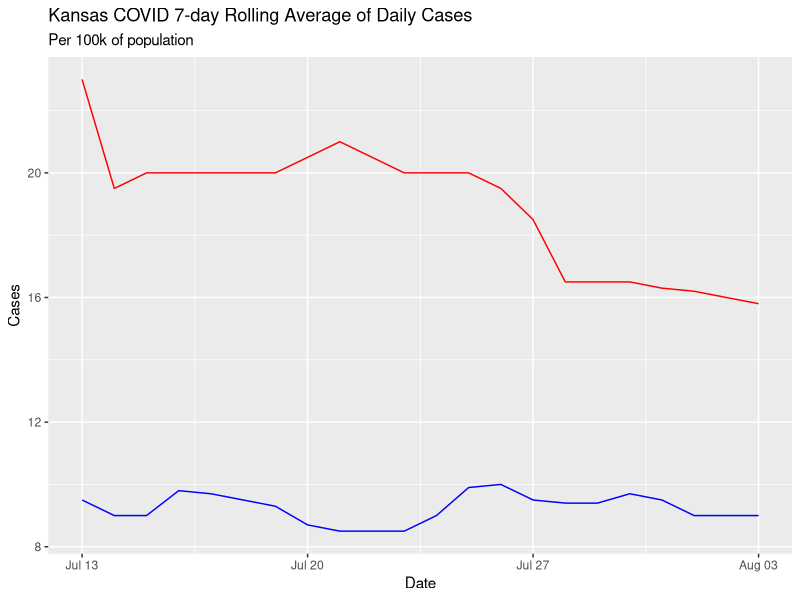

The R source for this figure:
## ---- chunk 1
library(tidyverse) 
library(lubridate)
## ---- chunk 2
Covid_cases <- tribble(
  ~Date, ~Masks, ~No_Masks,
  "13/7/2020", 23, 9.5,
  "14/7/2020", 19.5, 9,
  "15/7/2020", 20, 9,
  "16/7/2020", 20, 9.8,
  "17/7/2020", 20, 9.7,
  "18/7/2020", 20, 9.5,
  "19/7/2020", 20, 9.3,
  "20/7/2020", 20.5, 8.7,
  "21/7/2020", 21, 8.5,
  "22/7/2020", 20.5, 8.5,
  "23/7/2020", 20, 8.5,
  "24/7/2020", 20, 9,
  "25/7/2020", 20, 9.9,
  "26/7/2020", 19.5, 10,
  "27/7/2020", 18.5, 9.5,
  "28/7/2020", 16.5, 9.4,
  "29/7/2020", 16.5, 9.4,
  "30/7/2020", 16.5, 9.7,
  "31/7/2020", 16.3, 9.5,
  "01/8/2020", 16.2, 9,
  "02/8/2020", 16, 9,
  "03/8/2020", 15.8, 9,
)
## ---- chunk 3
Covid_cases %>%
  mutate(Date = dmy (Date)) %>%
ggplot(aes(x = Date))+
  geom_line(aes(y = Masks),
            color = "red")+
  geom_line(aes(y = No_Masks),
            color = "blue")+
  labs(y = "Cases",
       title = "Kansas COVID 7-day Rolling Average of Daily Cases",
       subtitle = "Per 100k of population")
